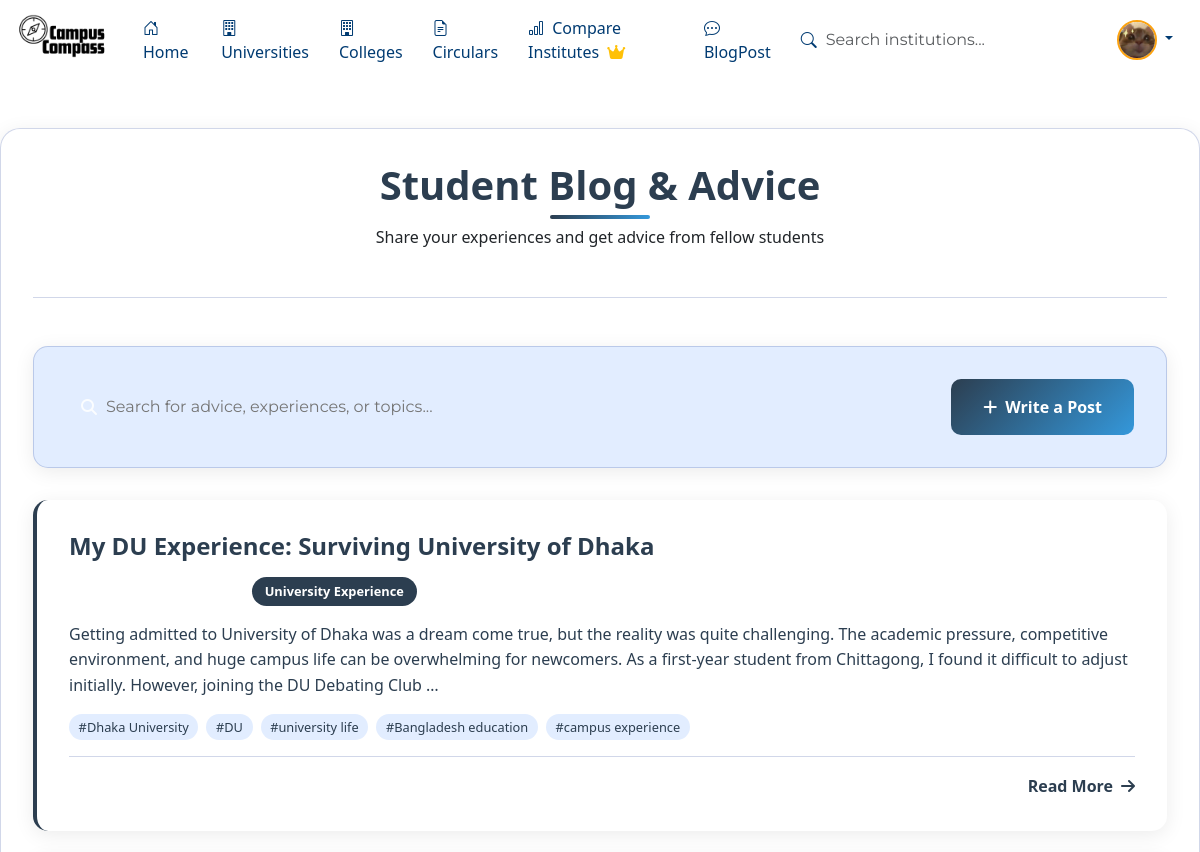
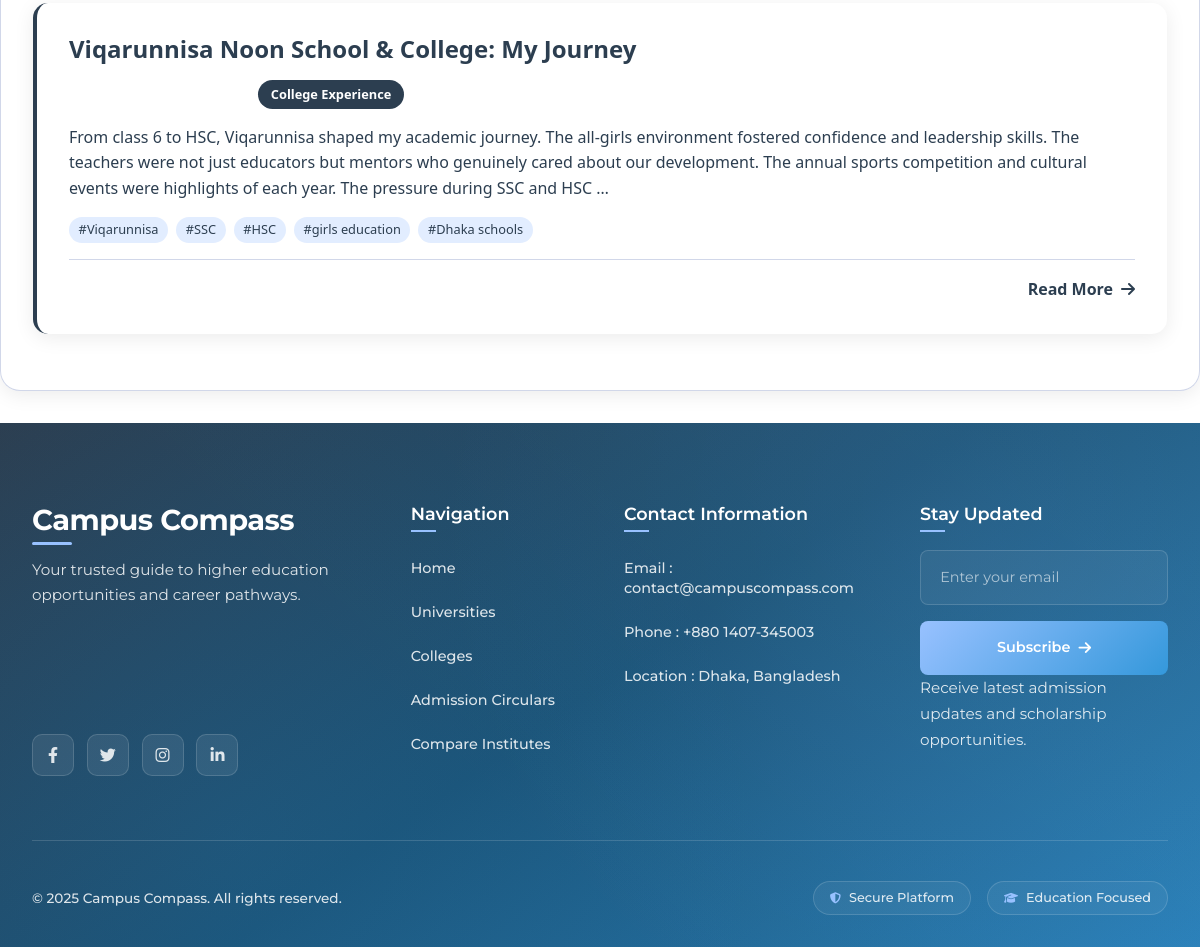
The app's page /blog/ (signed in) with its own data (2 pictures, top to bottom).
### CC/models.py (models this page shows, shortened)
class CustomUser(AbstractUser):
    groups = models.ManyToManyField(
        'auth.Group',
        verbose_name='groups',
        blank=True,
        help_text='The groups this user belongs to.',
        related_name="customuser_groups",
        related_query_name="customuser",
    )
    user_permissions = models.ManyToManyField(
        'auth.Permission',
        verbose_name='user permissions',
        blank=True,
        help_text='Specific permissions for this user.',
        related_name="customuser_permissions",
        related_query_name="customuser",
    )
    class Meta:
        db_table = 'custom_user'
        verbose_name = 'User'
        verbose_name_plural = 'Users'

class Profile(models.Model):
    user = models.OneToOneField(User, on_delete=models.CASCADE)
    profile_pic = models.ImageField(upload_to='profile_pics/', null=True, blank=True,
                                    validators=[FileExtensionValidator(allowed_extensions=['jpg', 'jpeg', 'png'])])
    bio = models.TextField(max_length=500, blank=True, null=True)
    phone_regex = RegexValidator(
        regex=r'^\+?1?\d{9,15}$',
        message="Phone number must be entered in the format: '+999999999'"
    )
    phone_number = models.CharField(validators=[phone_regex], max_length=17, blank=True, null=True)
    birth_date = models.DateField(null=True, blank=True)
    GENDER_CHOICES = (('M', 'Male'), ('F', 'Female'), ('O', 'Other'))
    gender = models.CharField(max_length=1, choices=GENDER_CHOICES, blank=True, null=True)
    address = models.CharField(max_length=255, blank=True, null=True)
    city = models.CharField(max_length=100, blank=True, null=True)
    country = models.CharField(max_length=100, blank=True, null=True)
    website = models.URLField(max_length=200, blank=True, null=True)
    twitter = models.CharField(max_length=100, blank=True, null=True)
    facebook = models.CharField(max_length=100, blank=True, null=True)
    instagram = models.CharField(max_length=100, blank=True, null=True)
    linkedin = models.CharField(max_length=100, blank=True, null=True)
    created_at = models.DateTimeField(auto_now_add=True)
    updated_at = models.DateTimeField(auto_now=True)
    class Meta:
        verbose_name_plural = "Profiles"

class BlogPost(models.Model):
    author = models.ForeignKey(User, on_delete=models.CASCADE)
    title = models.CharField(max_length=200)
    content = models.TextField()
    category = models.CharField(max_length=100, choices=[
        ('University', 'University Experience'),
        ('college', 'College Experience'),
        ('advice', 'Study Advice'),
        ('career', 'Career Guidance'),
        ('other', 'Other')
    ])
    tags = models.CharField(max_length=300, help_text="Comma separated tags")
    created_at = models.DateTimeField(auto_now_add=True)
    updated_at = models.DateTimeField(auto_now=True)
    likes = models.ManyToManyField(User, related_name='blog_likes', blank=True)
    def get_tags_list(self):
        return [tag.strip() for tag in self.tags.split(',')]

### CC/views.py (the view, shortened to what this page needs)
# urls.py: path('blog/', views.blog_home, name='blog_home'),
def blog_home(request):
    posts = BlogPost.objects.all().order_by('-created_at')
    query = request.GET.get('q')
    categories = BlogPost.objects.values_list('category', flat=True).distinct()
    context = {
        'posts': posts,
        'categories': categories,
        'search_query': query or '',
    }
    return render(request, 'CC/blog_home.html', context)

### CC/views.py (called while the page is built)
def debug_reverse(viewname, *args, **kwargs):
    if viewname == '':
        print("=== EMPTY REVERSE DETECTED ===")
        import traceback
        traceback.print_stack()  # This will show where it's called from
    return original_reverse(viewname, *args, **kwargs)

### Template/CC/blog_home.html (shortened to what this page needs)
{% extends 'base.html' %}
{% load static %}
{% block content %}
<link href="https://cdnjs.cloudflare.com/ajax/libs/animate.css/4.1.1/animate.min.css" rel="stylesheet">
<link rel="stylesheet" href="https://cdnjs.cloudflare.com/ajax/libs/font-awesome/6.4.0/css/all.min.css">
<div class="blog-container">
    <div class="page-header">
        <h1 class="page-title">Student Blog & Advice</h1>
        <p class="page-subtitle">Share your experiences and get advice from fellow students</p>
    </div>
    <div class="search-section">
        <div class="row align-items-center">
            <div class="col-md-8">
                <form method="get" action="{% url 'blog_home' %}">
                    <div class="position-relative">
                        <input type="text"
                               class="search-input"
                               name="q"
                               placeholder="Search for advice, experiences, or topics..."
                               value="{{ search_query }}">
                        <i class="fas fa-search position-absolute" style="left: 15px; top: 50%; transform: translateY(-50%); color: var(--text-light);"></i>
                    </div>
                </form>
            </div>
            <div class="col-md-4 text-end">
                {% if user.is_authenticated %}
                    <a href="{% url 'create_blog_post' %}" class="create-post-btn">
                        <i class="fas fa-plus"></i> Write a Post
                    </a>
                {% else %}
                    <a href="{% url 'login' %}" class="create-post-btn">
                        <i class="fas fa-sign-in-alt"></i> Login to Post
                    </a>
                {% endif %}
            </div>
        </div>
    </div>
    {% if posts %}
        {% for post in posts %}
            <div class="blog-card">
                <h3 class="post-title">{{ post.title }}</h3>
                <div class="post-meta">
                    <span><i class="fas fa-user"></i> {{ post.author.username }}</span>
                    <span><i class="fas fa-calendar"></i> {{ post.created_at|date:"M d, Y" }}</span>
                    <span class="category-badge">{{ post.get_category_display }}</span>
                </div>
                <div class="post-content">
                    {{ post.content|truncatewords:50 }}
                </div>
                {% if post.tags %}
                    <div class="post-tags">
                        {% for tag in post.get_tags_list %}
                            <span class="tag">#{{ tag }}</span>
                        {% endfor %}
                    </div>
                {% endif %}
                <div class="post-actions">
                    <form method="post" action="{% url 'like_blog_post' post.id %}">
                        <button type="submit" class="like-btn {% if user in post.likes.all %}liked{% endif %}">
                            <i class="fas fa-heart"></i>
                            <span>{{ post.likes.count }} likes</span>
                        </button>
                    </form>
                    <a href="{% url 'blog_post_detail' post.id %}" class="read-more">
                        Read More <i class="fas fa-arrow-right"></i>
                    </a>
                </div>
            </div>
        {% endfor %}
    {% else %}
        <div class="no-posts">
            <i class="fas fa-file-alt fa-3x mb-3" style="color: var(--text-light);"></i>
            <h4>No posts found</h4>
            <p>{% if search_query %}Try different search terms{% else %}Be the first to share your experience!{% endif %}</p>
        </div>
    {% endif %}
</div>
{% endblock %}

### Template/navbar.html (shortened to what this page needs)
{% load static %}
<!DOCTYPE html>
<html lang="en">
<head>
    <link href="https://cdn.jsdelivr.net/npm/bootstrap@5.3.0/dist/css/bootstrap.min.css" rel="stylesheet">
    <link rel="stylesheet" href="https://cdn.jsdelivr.net/npm/bootstrap-icons@1.10.0/font/bootstrap-icons.css">
    <link rel="stylesheet" href="https://cdnjs.cloudflare.com/ajax/libs/font-awesome/6.4.0/css/all.min.css">
</head>
<body>
    <nav class="navbar navbar-expand-lg navbar-dark navbar-custom fixed-top">
        <div class="container-fluid">
            <a class="navbar-brand" href="{% url 'Home' %}">
                <img src="{% static 'Images/logo5.png' %}" alt="Campus Compass">
            </a>
            <div class="collapse navbar-collapse" id="navbarContent">
                <ul class="navbar-nav me-auto mb-2 mb-lg-0">
                    <li class="nav-item">
                        <a class="nav-link active" href="{% url 'Home' %}"><i class="bi bi-house-door me-1"></i> Home</a>
                    </li>
                    <li class="nav-item">
                        <a class="nav-link" href="{% url 'Universities' %}"><i class="bi bi-building me-1"></i> Universities</a>
                    </li>
                    <li class="nav-item">
                        <a class="nav-link" href="{% url 'Colleges' %}"><i class="bi bi-building me-1"></i> Colleges</a>
                    </li>
                    <li class="nav-item">
                        <a class="nav-link" href="{% url 'circulars' %}"><i class="bi bi-file-earmark-text me-1"></i> Circulars</a>
                    </li>
                    <li class="nav-item">
                       <a class="nav-link" href="{% url 'institute_comparison' %}">
                            <i class="bi bi-bar-chart me-1"></i> Compare Institutes
                            <i class="fas fa-crown text-warning ms-1"></i>
                        </a>
                    </li>
                    <li class="nav-item">
                       <a class="nav-link" href="{% url 'blog_home' %}">
                          <i class="bi bi-chat-dots me-1"></i> BlogPost
                       </a>
                    </li>
                </ul>
                <div class="d-flex align-items-center">
                    <form class="d-flex me-3" action="{% url 'search_results' %}" method="get">
                        <div class="search-container">
                            <i class="bi bi-search search-icon"></i>
                            <input class="form-control search-input" name="q" type="search" placeholder="Search institutions..." aria-label="Search">
                        </div>
                    </form>
                    <div class="dropdown">
                        <a class="nav-link dropdown-toggle" href="#" id="userDropdown" role="button" data-bs-toggle="dropdown" aria-expanded="false">
                            {% if user.is_authenticated and user.profile.profile_pic %}
                                <img src="{{ user.profile.profile_pic.url }}" class="user-avatar">
                            {% else %}
                                <img src="{% static 'Images/default-avatar.png' %}" class="user-avatar">
                            {% endif %}
                        </a>
                    </div>
                </div>
            </div>
        </div>
    </nav>
    <div class="container mt-5 pt-5">
    </div>
</body>
</html>

### Template/base.html (style rules this page uses)
body { background-color: white; background-size: cover; background-position: center; background-attachment: fixed; background-repeat: no-repeat; color: white; }

### Template/navbar.html (style rules this page uses)
:root { --navbar-height: 80px; --text-color: #003b72; --accent-color: #fca311; --accent-color2: #00000085; }
.navbar-custom { background: transparent !important; height: var(--navbar-height); }
.navbar-brand img { height: 100px; transition: all 0.3s ease; }
.nav-link { color: var(--text-color) !important; font-weight: 500; padding: 8px 15px !important; border-radius: 5px; transition: all 0.3s ease; }
.search-container { position: relative; width: 300px; background: transparent !important; }
.search-input { background: transparent !important; border: none !important; color: var(--text-color) !important; padding-left: 40px !important; border-radius: 50px !important; box-shadow: none !important; }
.search-icon { position: absolute; left: 15px; top: 50%; transform: translateY(-50%); color: var(--text-color); z-index: 10; }
.user-avatar { width: 40px; height: 40px; border-radius: 50%; object-fit: cover; border: 2px solid var(--accent-color); }

### Template/CC/blog_home.html (style rules this page uses)
:root { --primary-blue: #1a3a8f; --secondary-blue: #3a6fd9; --light-blue: #98c1ff; --lighter-blue: #e2edff; --card-bg: rgba(255, 255, 255, 0.95); --card-border: rgba(26, 58, 143, 0.2); --text-dark: #2c3e50; --text-light: #7f8c8d; --shadow-light: 0 4px 20px rgba(0, 0, 0, 0.08); --shadow-hover: 0 12px 30px rgba(26, 58, 143, 0.2); --success-color: #27ae60; --warning-color: #f39c12; }
.blog-container { max-width: 1200px; margin: 2rem auto; padding: 2rem; background: var(--card-bg); border-radius: 20px; box-shadow: var(--shadow-light); border: 1px solid var(--card-border); transform: translateY(20px); opacity: 0; animation: fadeInUp 0.8s 0.3s forwards; }
.page-header { text-align: center; margin-bottom: 3rem; padding-bottom: 2rem; border-bottom: 1px solid var(--card-border); }
.page-title { font-size: 2.5rem; font-weight: 800; margin-bottom: 1rem; color: var(--primary-blue); position: relative; display: inline-block; }
.page-title:after { content: ''; position: absolute; bottom: -10px; left: 50%; transform: translateX(-50%); width: 100px; height: 4px; background: linear-gradient(90deg, var(--primary-blue), var(--secondary-blue)); border-radius: 2px; }
.search-section { background: var(--lighter-blue); border-radius: 15px; padding: 2rem; margin-bottom: 2rem; box-shadow: var(--shadow-light); border: 1px solid var(--card-border); }
.search-input { width: 100%; padding: 1rem 1rem 1rem 3rem; border: 1px solid var(--card-border); border-radius: 10px; font-family: 'Montserrat', sans-serif; font-size: 1rem; transition: all 0.3s ease; background: white; }
.create-post-btn { background: linear-gradient(135deg, var(--primary-blue), var(--secondary-blue)); color: white; border: none; padding: 1rem 2rem; border-radius: 10px; font-weight: 600; text-decoration: none; display: inline-flex; align-items: center; gap: 8px; transition: all 0.3s ease; }
.blog-card { background: white; border-radius: 15px; padding: 2rem; margin-bottom: 1.5rem; box-shadow: var(--shadow-light); border-left: 4px solid var(--primary-blue); transition: all 0.3s ease; }
.post-title { font-size: 1.5rem; font-weight: 700; color: var(--primary-blue); margin-bottom: 1rem; }
.post-meta { display: flex; gap: 1rem; margin-bottom: 1rem; font-size: 0.9rem; color: var(--text-light); }
.category-badge { background: var(--primary-blue); color: white; padding: 0.3rem 0.8rem; border-radius: 20px; font-size: 0.8rem; font-weight: 600; }
.post-content { color: var(--text-dark); line-height: 1.6; margin-bottom: 1rem; }
.post-tags { display: flex; flex-wrap: wrap; gap: 0.5rem; margin-bottom: 1rem; }
.tag { background: var(--lighter-blue); color: var(--primary-blue); padding: 0.2rem 0.6rem; border-radius: 15px; font-size: 0.8rem; font-weight: 500; }
.post-actions { display: flex; justify-content: space-between; align-items: center; padding-top: 1rem; border-top: 1px solid var(--card-border); }
.like-btn { background: none; border: none; color: var(--text-light); cursor: pointer; display: flex; align-items: center; gap: 0.5rem; transition: color 0.3s ease; }
.read-more { color: var(--primary-blue); text-decoration: none; font-weight: 600; display: flex; align-items: center; gap: 0.5rem; }

### records on screen
CustomUser: profile.profile_pic (picture)
BlogPost: title "My DU Experience: Surviving University of Dhaka", category "University Experience", content "Getting admitted to University of Dhaka was a dream come true, but the reality was quite challenging. The academic pressure, competitive environment, and huge campus life can be overwhelming for newcomers. As a first-year student from Chittagong, I found it difficult to adjust initially. However, joining the DU Debating Club …", get_tags_list "Dhaka University" "DU" "university life" "Bangladesh education" "campus experience"
BlogPost: title "Viqarunnisa Noon School & College: My Journey", category "College Experience", content "From class 6 to HSC, Viqarunnisa shaped my academic journey. The all-girls environment fostered confidence and leadership skills. The teachers were not just educators but mentors who genuinely cared about our development. The annual sports competition and cultural events were highlights of each year. The pressure during SSC and HSC …", get_tags_list "Viqarunnisa" "SSC" "HSC" "girls education" "Dhaka schools"
